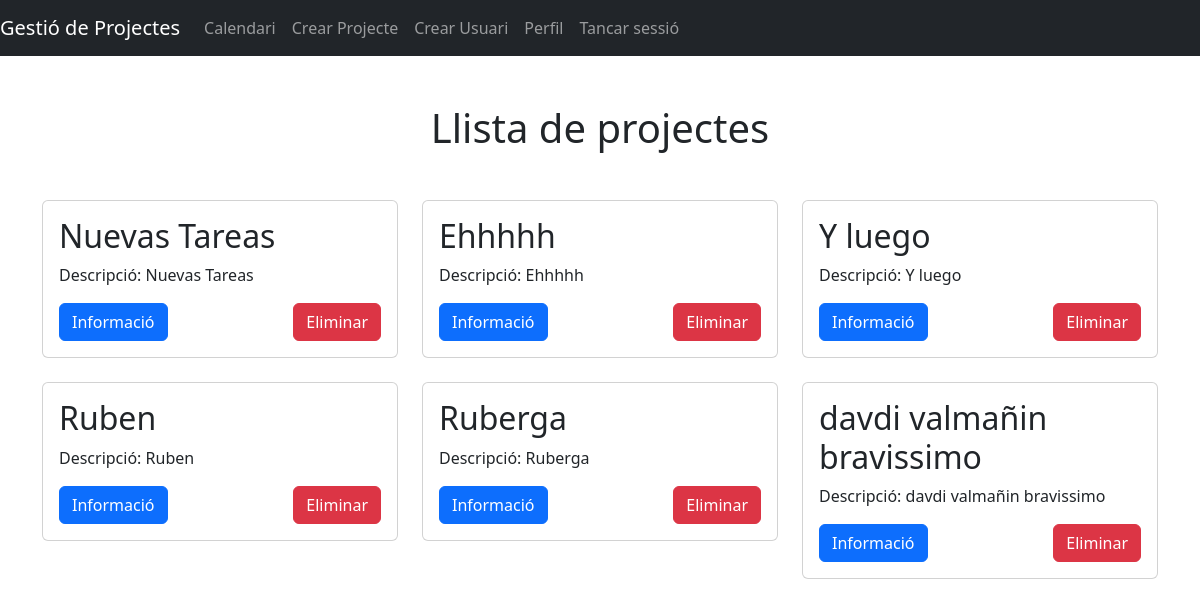
The app's page /Controlador/mostrar.projectes.php (signed in), older data.
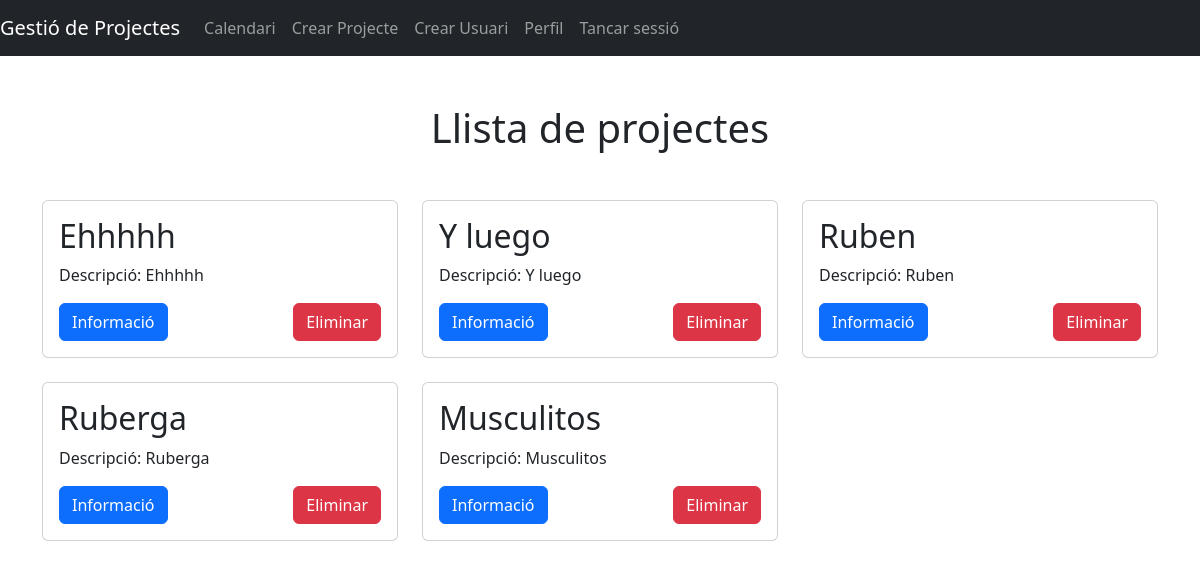
The same page, newer data.
### tables this page shows
CREATE TABLE `projectes` (
  `id` int(11) NOT NULL AUTO_INCREMENT,
  `nom` varchar(100) NOT NULL,
  `descripcio` text NOT NULL,
  `data_inici` date NOT NULL,
  `data_fi` date NOT NULL,
  `text` text DEFAULT NULL,
  `comentari` text DEFAULT NULL,
  PRIMARY KEY (`id`)
);

### Controlador/mostrar.projectes.php (called while the page is built, shortened)
<?php
$connexio = connexio();
$sql = "SELECT id, rol FROM usuaris WHERE email = ?";
$statement = $connexio->prepare($sql);
$statement->execute([$_SESSION['email']]);
$row = $statement->fetch(PDO::FETCH_ASSOC);
$connexio = connexio();
$sql_proyectos = "SELECT p.*, GROUP_CONCAT(u.usuari SEPARATOR ', ') AS usuarios_con_permisos
                 FROM proyecto_usuario pu
                 INNER JOIN projectes p ON pu.id_proyecto = p.id
                 INNER JOIN usuaris u ON pu.id_usuario = u.id
                 WHERE pu.id_usuario = ?
                 GROUP BY p.id";
$statement_proyectos = $connexio->prepare($sql_proyectos);
$statement_proyectos->execute([$row['id']]);
$proyectos = $statement_proyectos->fetchAll(PDO::FETCH_ASSOC);
$es_admin = $row['rol'] === 'admin';
include '../Vista/mostrar.projectes.vista.php';
?>

### Vista/mostrar.projectes.vista.php (the view, shortened to what this page needs)
<!DOCTYPE html>
<html lang="es">
<head>
    <link href="https://cdn.jsdelivr.net/npm/bootstrap@5.3.3/dist/css/bootstrap.min.css" rel="stylesheet">
    <link rel="stylesheet" href="../css/dialeg.css">
</head>
<body>
    <nav class="navbar navbar-expand-lg navbar-dark bg-dark">
        <a class="navbar-brand">Gestió de Projectes</a>
        <div class="collapse navbar-collapse" id="navbarSupportedContent">
            <ul class="navbar-nav mr-auto">
                <li class="nav-item">
                    <a class="nav-link" href="../Controlador/calendari.php">Calendari</a>
                </li>
                <?php if ($es_admin): ?>
                    <li class="nav-item">
                        <a class="nav-link" href="../Controlador/crear_proyecte.php">Crear Projecte</a>
                    </li>
                    <li class="nav-item">
                        <a class="nav-link" href="../Controlador/crear_usuari.php">Crear Usuari</a>
                    </li>
                <?php endif; ?>
                <li class="nav-item">
                    <a class="nav-link" href="../Controlador/perfil.php">Perfil</a>
                </li>
                <li class="nav-item">
                    <a class="nav-link" href="../Controlador/cerrar_session.php">Tancar sessió</a>
                </li>
            </ul>
        </div>
    </nav>
    <h1 class="text-center mt-5">Llista de projectes</h1>
    <div class="container mt-5">
        <div class="row">
            <?php foreach($proyectos as $proyecto): ?>
                <div class="col-md-4 mb-4">
                    <div class="card">
                        <div class="card-body">
                            <h2 class="card-title"><?php echo $proyecto['nom']; ?></h2>
                            <p class="card-text">Descripció: <?php echo $proyecto['descripcio']; ?></p>
                            <button class="btn btn-primary open-dialog" data-project-id="<?php echo $proyecto['id']; ?>">
                               Informació
                            </button>
                            <?php if ($es_admin): ?>
                                <button class="btn btn-danger float-end delete-project" data-project-id="<?php echo $proyecto['id']; ?>">Eliminar</button>
                            <?php endif; ?>
                        </div>
                    </div>
                </div>
            <?php endforeach; ?>
        </div>
    </div>
</body>
</html>

Row changes from the older to the newer data that the page shows:
removed projectes: nom "Nuevas Tareas", descripcio "Nuevas Tareas"
removed projectes: nom "davdi valmañin bravissimo", descripcio "davdi valmañin bravissimo"
added projectes: nom "Musculitos", descripcio "Musculitos"
